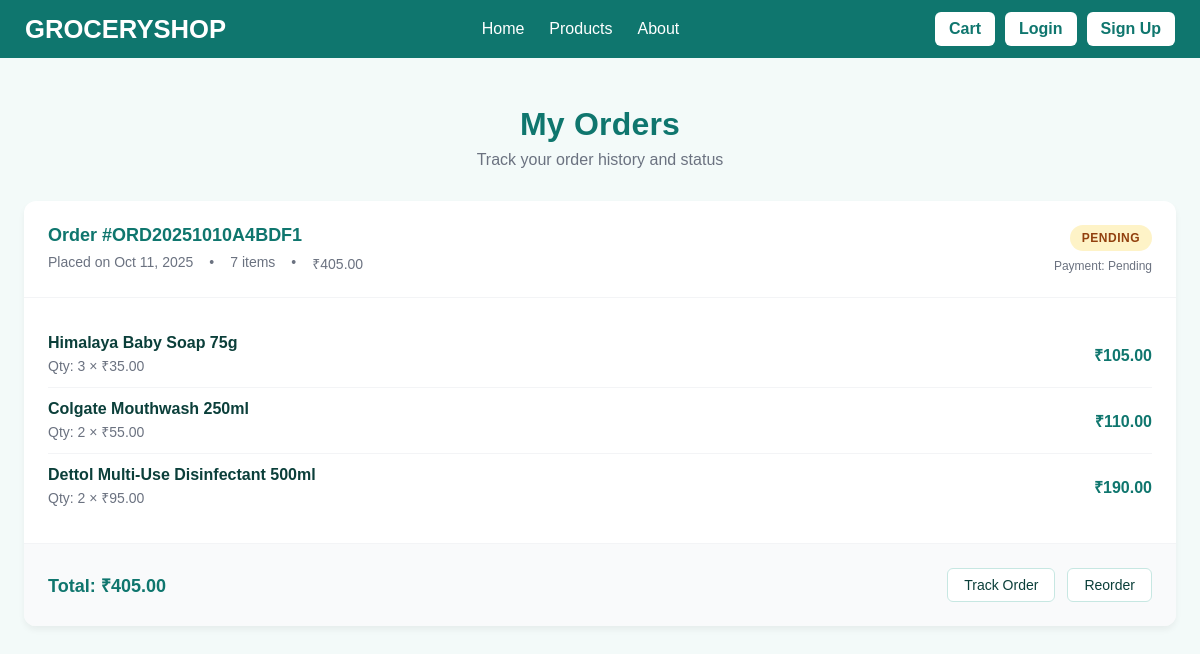
/my-orders/ (signed in), run on an earlier commit of the app's database.
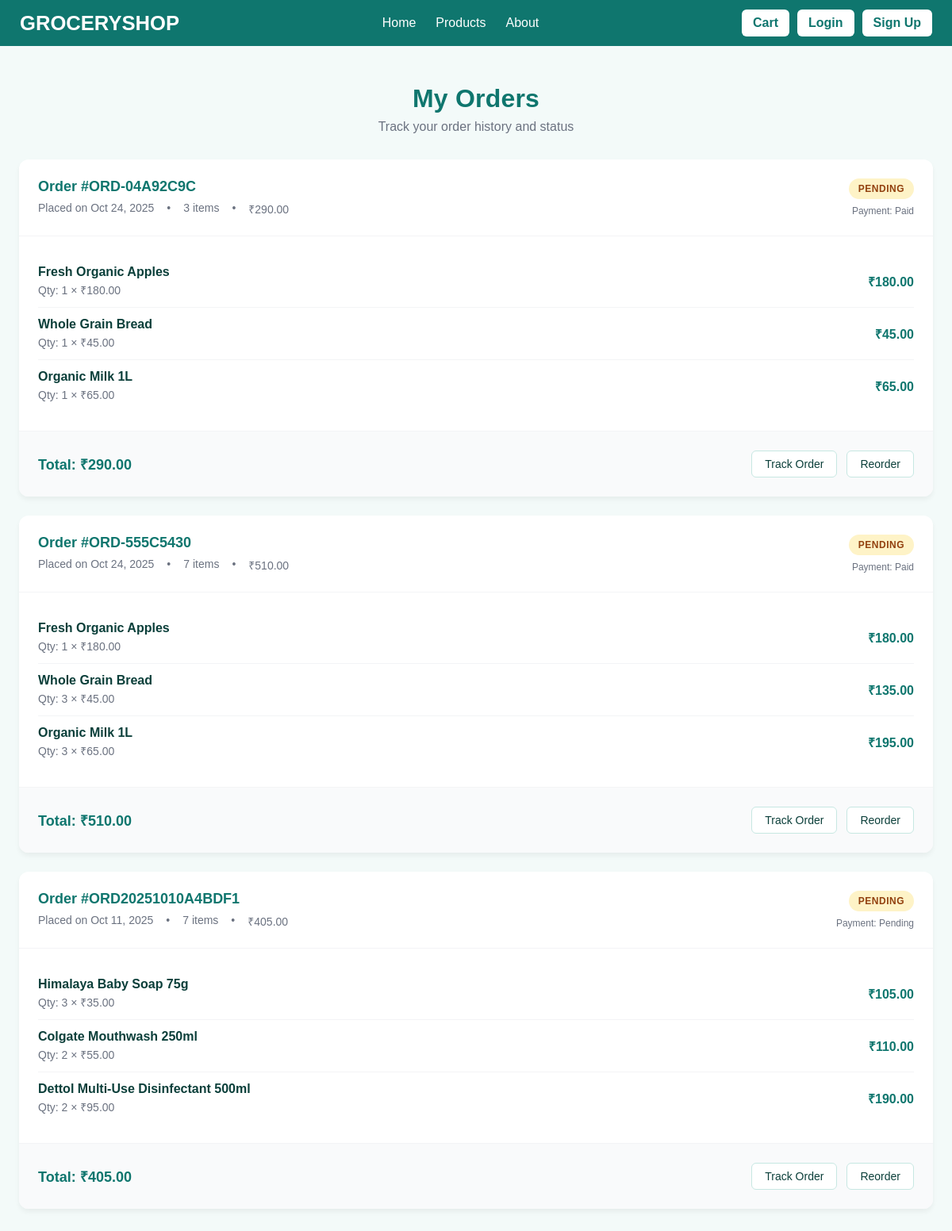
And on a later commit of the database.
### GroceryShopApp/models.py (models this page shows, shortened)
class Order(models.Model):
    ORDER_STATUS_CHOICES = [
        ('pending', 'Pending'),
        ('confirmed', 'Confirmed'),
        ('processing', 'Processing'),
        ('shipped', 'Shipped'),
        ('delivered', 'Delivered'),
        ('cancelled', 'Cancelled'),
    ]
    PAYMENT_STATUS_CHOICES = [
        ('pending', 'Pending'),
        ('paid', 'Paid'),
        ('failed', 'Failed'),
        ('refunded', 'Refunded'),
    ]
    user = models.ForeignKey(User, on_delete=models.CASCADE)
    order_number = models.CharField(max_length=20, unique=True)
    total_amount = models.DecimalField(max_digits=10, decimal_places=2)
    order_status = models.CharField(max_length=20, choices=ORDER_STATUS_CHOICES, default='pending')
    payment_status = models.CharField(max_length=20, choices=PAYMENT_STATUS_CHOICES, default='pending')
    payment_id = models.CharField(max_length=100, blank=True, null=True)
    delivery_name = models.CharField(max_length=100)
    delivery_phone = models.CharField(max_length=20)
    delivery_address = models.CharField(max_length=255)
    delivery_area = models.CharField(max_length=100)
    delivery_landmark = models.CharField(max_length=100, blank=True, null=True)
    delivery_pincode = models.CharField(max_length=10)
    created_at = models.DateTimeField(auto_now_add=True)
    updated_at = models.DateTimeField(auto_now=True)
    @property
    def total_items(self):
        return sum(item.quantity for item in self.orderitem_set.all())

class OrderItem(models.Model):
    order = models.ForeignKey(Order, on_delete=models.CASCADE)
    product = models.ForeignKey(Product, on_delete=models.CASCADE)
    quantity = models.PositiveIntegerField()
    price = models.DecimalField(max_digits=10, decimal_places=2)  # Price at time of order
    @property
    def total_price(self):
        return self.price * self.quantity

class Product(models.Model):
    name = models.CharField(max_length=200)
    description = models.TextField(blank=True)
    price = models.DecimalField(max_digits=10, decimal_places=2)
    image = models.ImageField(upload_to='products/', blank=True, null=True)
    stock_quantity = models.PositiveIntegerField(default=0)
    category = models.CharField(max_length=100, blank=True)
    created_at = models.DateTimeField(auto_now_add=True)
    updated_at = models.DateTimeField(auto_now=True)

### GroceryShopApp/views.py (the view)
# urls.py: path("my-orders/", views.my_orders, name="my_orders"),
@login_required
def my_orders(request):
    orders = Order.objects.filter(user=request.user).order_by('-created_at')
    return render(request, "my_orders.html", {"orders": orders})

### templates/my_orders.html (shortened to what this page needs)
<!DOCTYPE html>
<html lang="en">
<head>
</head>
<body>
    {% include 'Navbar.html' %}
    <div class="container">
        <div class="orders-header">
            <h1>My Orders</h1>
            <p>Track your order history and status</p>
        </div>
        {% if orders %}
        <div class="orders-list">
            {% for order in orders %}
            <div class="order-card">
                <div class="order-header">
                    <div class="order-info">
                        <h3>Order #{{ order.order_number }}</h3>
                        <div class="order-meta">
                            <span>Placed on {{ order.created_at|date:"M d, Y" }}</span>
                            <span>•</span>
                            <span>{{ order.total_items }} item{{ order.total_items|pluralize }}</span>
                            <span>•</span>
                            <span>₹{{ order.total_amount|floatformat:2 }}</span>
                        </div>
                    </div>
                    <div class="order-status">
                        <span class="status-badge status-{{ order.order_status }}">
                            {{ order.get_order_status_display }}
                        </span>
                        <span class="payment-status">
                            Payment: {{ order.get_payment_status_display }}
                        </span>
                    </div>
                </div>
                <div class="order-items">
                    {% for item in order.orderitem_set.all %}
                    <div class="order-item">
                        <div class="item-info">
                            <div class="item-name">{{ item.product.name }}</div>
                            <div class="item-details">Qty: {{ item.quantity }} × ₹{{ item.price|floatformat:2 }}</div>
                        </div>
                        <div class="item-price">₹{{ item.total_price|floatformat:2 }}</div>
                    </div>
                    {% endfor %}
                </div>
                <div class="order-summary">
                    <div class="order-total">Total: ₹{{ order.total_amount|floatformat:2 }}</div>
                    <div class="order-actions">
                        <a href="{% url 'track_order' order.order_number %}" class="btn-secondary">Track Order</a>
                        <a href="#" class="btn-secondary">Reorder</a>
                    </div>
                </div>
            </div>
            {% endfor %}
        </div>
        {% endif %}
    </div>
</body>
</html>

What changed in the data, as far as the page shows it:
added Order: order_number "ORD-04A92C9C", created_at "Oct 24, 2025", total_items "3", total_amount "290.00", order_status "PENDING", payment_status "Paid"
added OrderItem: product.name "Fresh Organic Apples", quantity "1", price "180.00", total_price "180.00", shown under "ORD-04A92C9C"
added OrderItem: product.name "Whole Grain Bread", quantity "1", price "45.00", total_price "45.00", shown under "ORD-04A92C9C"
added OrderItem: product.name "Organic Milk 1L", quantity "1", price "65.00", total_price "65.00", shown under "ORD-04A92C9C"
added Order: order_number "ORD-555C5430", created_at "Oct 24, 2025", total_items "7", total_amount "510.00", order_status "PENDING", payment_status "Paid"
added OrderItem: product.name "Fresh Organic Apples", quantity "1", price "180.00", total_price "180.00", shown under "ORD-555C5430"
added OrderItem: product.name "Whole Grain Bread", quantity "3", price "45.00", total_price "135.00", shown under "ORD-555C5430"
added OrderItem: product.name "Organic Milk 1L", quantity "3", price "65.00", total_price "195.00", shown under "ORD-555C5430"
